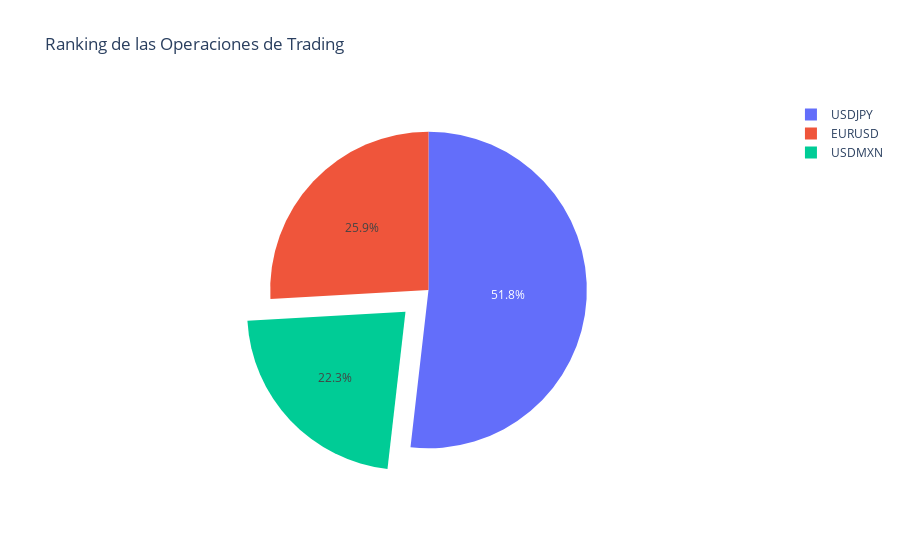

The cell this chart's notebook holds for it:
### Code cell
pie_chart(df2_ranking)

### Figure 1 — Plotly figure (JSON) as saved in the notebook; plotly's stock layout.template omitted (floating-point values rounded to 4 significant figures)
{"data": [{"labels": ["USDJPY", "EURUSD", "USDMXN"], "pull": [0, 0, 0.2, 0], "type": "pie", "values": [100, 50, 43]}], "layout": {"title": {"text": "Ranking de las Operaciones de Trading"}}}
